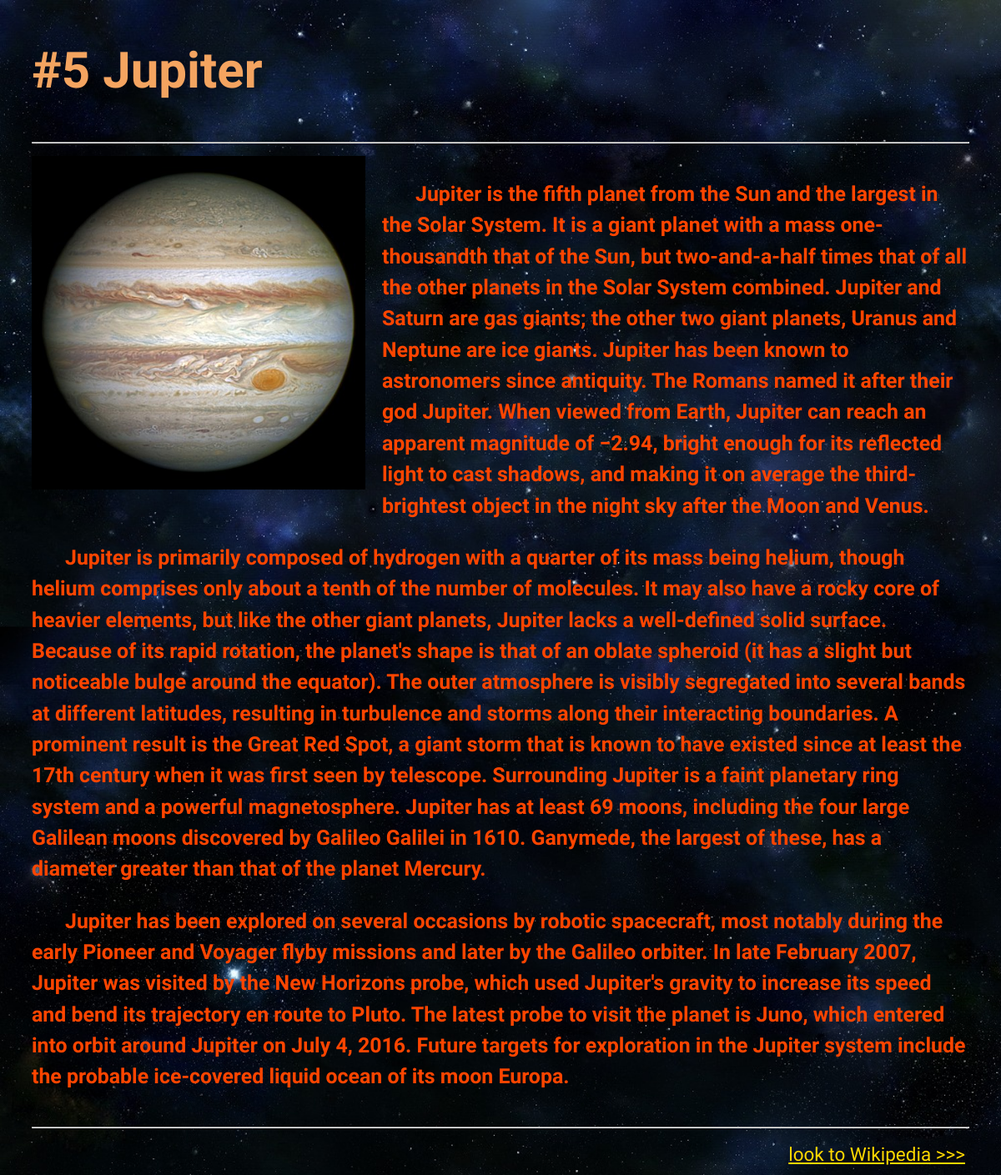
Page /planets/5/ on the committed database.
### planets/models.py (models this page shows)
class CommonData(models.Model):
    image = models.ImageField(blank=True, null=True, upload_to='planets/images/')
    symbol = models.ImageField(blank=True, null=True, upload_to='planets/images/')
    escape_velocity = models.DecimalField(blank=True, null=True, max_digits=5, decimal_places=2, verbose_name='Escape velocity, km/s')
    surface_gravity = models.DecimalField(blank=True, null=True, max_digits=4, decimal_places=2, verbose_name='Surface gravity, g')
    orbital_period = models.TextField(blank=True)
    mean_radius_to_earth = models.DecimalField(blank=True, null=True, max_digits=5, decimal_places=2, verbose_name='Planet radius relative to an Earth')
    surface_pressure = models.DecimalField(blank=True, null=True, max_digits=5, decimal_places=2, verbose_name='Surface pressure, bar')
    discovery_date = models.DateField(null=True, blank=True)
    description = models.TextField(blank=True)
    wiki = models.URLField(blank=True)
    class Meta:
        abstract = True

class Planet(CommonData):
    number = models.PositiveSmallIntegerField(primary_key=True)
    name = models.CharField(max_length=30)
    planet_mass_to_earth = models.DecimalField(blank=True, null=True, max_digits=10, decimal_places=2, verbose_name='Planet mass relative to an Earth')
    orbital_speed = models.DecimalField(blank=True, null=True, max_digits=5, decimal_places=2, verbose_name='Average orbital speed, km/s')
    moons_quantity = models.PositiveSmallIntegerField(blank=True, default=0)
    rotation_period = models.TextField(blank=True)
    semi_major_axis = models.DecimalField(blank=True, null=True, max_digits=5, decimal_places=2, verbose_name='Semi major axis, AU')
    class Meta:
        ordering = ['number']
        verbose_name = 'planet'
        verbose_name_plural = 'planets'
    def __str__(self):
        return self.name

### planets/views.py (the view)
# urls.py: url(r'^(?P<number>[0-9]+)/$', views.planet_data, name='planet_data'),
def planet_data(request, number):
    planet = Planet.objects.get(pk=number)
    return render(request, 'planet_data.html', {'planet': planet, 'number': number})

### planets/templates/planet_data.html (shortened to what this page needs)
{% extends 'base_planets.html' %}
{% block planet_data %}
    <h1>#{{ number }} {{ planet }} </h1>
    <hr>
    {% if planet.image %}
        {% load staticfiles %}
        <img src="{{ planet.image.url }}" alt="{{ planet.name }}" width="400" title="{{ planet.name }}"/>
    {% endif %}
    <h5>{{ planet.description|safe }}</h5>
    <hr>
    <div class="page-footer" align="right">
        <a href="{{ planet.wiki }}">look to Wikipedia >>></a>
    </div>
{% endblock planet_data %}

### planets/static/style.css (style rules this page uses)
h1 { color: SandyBrown; }
a { color: OrangeRed; line-height: 1; }
body { background: url("planets_background.jpg"); background-repeat: no-repeat; background-attachment: fixed; background-position: left top; background-size: cover; padding-left: 30px; padding-right: 30px; font-family: 'Harmattan', sans-serif; color: OrangeRed; font-size: 30px; line-height: 1.5; }
p { text-indent: 40px; }
.page-footer { color: gold; margin-bottom: 10; padding: 5px 5px 5px 5px; line-height: 1; font-size: 0.75em; line-height: 0.75em; }
.page-footer a { color: gold; }
img { float: left; margin: 0px 20px 20px 0px; }

### rows in the picture
Planet: name "Jupiter", image (picture), description "Jupiter is the fifth planet from the Sun and the largest in the Solar System. It is a giant planet with a mass one-thousandth that of the Sun, but two-and-a-half times that of all the other planets in the Solar System combined. Jupiter and Saturn are gas giants; the other two giant planets, Uranus and Neptune are ice giants. Jupiter has been known to astronomers since antiquity. The Romans named it after their god Jupiter. When viewed from Earth, Jupiter can reach an apparent magnitude of −2.94, bright enough for its reflected light to cast shadows, and making it on average the third-brightest object in the night sky after the Moon and Venus. Jupiter is primarily composed of hydrogen with a…"

### other values in the picture
{{ number }} "5"
